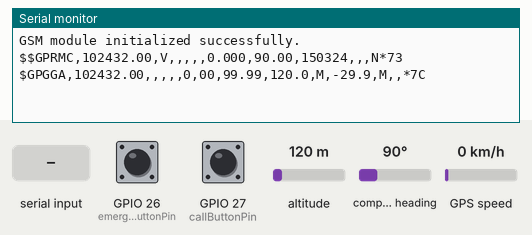
Simulated run of this sketch. Board: ESP32. Parts: the last lines printed to the serial monitor. The test bench sets the inputs (shaded band); at power-on: altitude 120 m, GPIO 26 (emergencyButtonPin) HIGH, compass heading 90°, GPIO 27 (callButtonPin) HIGH, GPS speed 0 km/h. The GPS gets a fix after 3 s at 37.7749, -122.4194 with 8 satellites; nothing arrives over Bluetooth unless stated; the modem accepts every AT command (registered, SIM ready, sends succeed) and sends nothing else.

Above: at 2.2 s.
2.3 s: altitude set to 500 m
At 3.8 s:
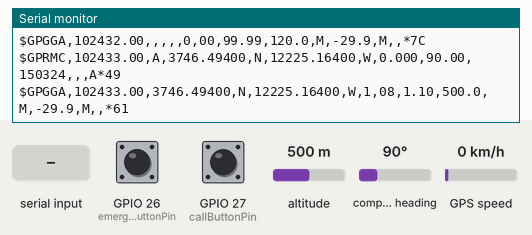
4.5 s: GPIO 26 (emergencyButtonPin) pulled LOW for 0.15 s
At 5.4 s:
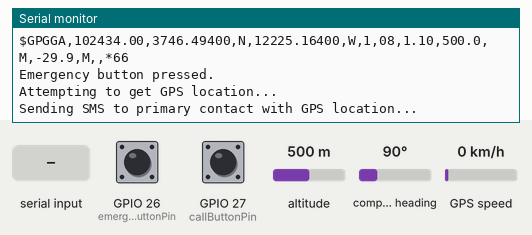
6.5 s: "ADD:" received over the second serial link
10.7 s: compass heading set to 269°
At 13.8 s:
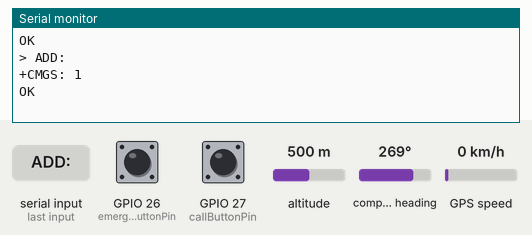
14.5 s: GPIO 27 (callButtonPin) pulled LOW for 0.15 s
At 15.4 s:
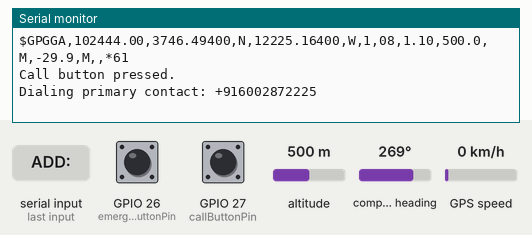
Timing chart, 0 to 17.5 s (numbered marks = the images above; inputs shaded):
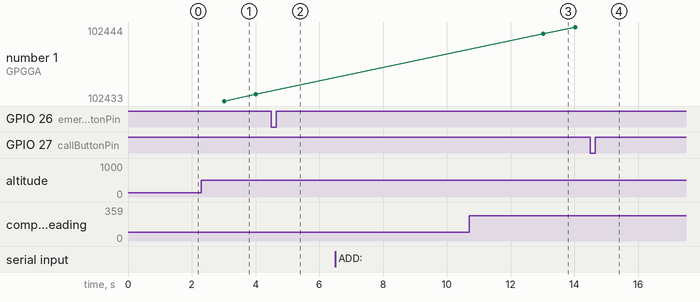

The sketch:

pookiecode.ino
```cpp
#include <Wire.h>
#include <BluetoothSerial.h>
#include <TinyGPS++.h>
#include <HardwareSerial.h>

// Initialize instances for Bluetooth, GPS, and GSM
BluetoothSerial SerialBT;
TinyGPSPlus gps;
HardwareSerial sim800(1); // Use UART1 for SIM800 on ESP32

// Define pins for the emergency and call buttons
const int emergencyButtonPin = 26; // Button for sending SMS
const int callButtonPin = 27;      // Button for making a call

// Primary emergency contact
String primaryContact = "+916002872225"; // Include country code for international format

// Contact list for additional contacts
String contacts[5]; // Store up to 5 additional contacts
int contactCount = 0;
bool emergencyActive = false;

// Initialize flags
bool isBluetoothConnected = false;
bool audioRecording = false;

void setup() {
  Serial.begin(115200);
  SerialBT.begin("ESP32_EmergencyDevice"); // Bluetooth device name
  sim800.begin(9600, SERIAL_8N1, 16, 17); // RX, TX pins for SIM800
  pinMode(emergencyButtonPin, INPUT_PULLUP);
  pinMode(callButtonPin, INPUT_PULLUP);

  if (checkGSMModule()) {
    Serial.println("GSM module initialized successfully.");
  } else {
    Serial.println("GSM module initialization failed. Please check connections.");
  }
}

void loop() {
  // Listen for Bluetooth commands
  if (SerialBT.available()) {
    handleBluetoothCommand(SerialBT.readString());
  }

  // Check emergency button press
  if (digitalRead(emergencyButtonPin) == LOW) {
    Serial.println("Emergency button pressed.");
    delay(500); // Debounce delay
    sendEmergencyAlert();
  }

  // Check call button press
  if (digitalRead(callButtonPin) == LOW) {
    Serial.println("Call button pressed.");
    delay(500); // Debounce delay
    makeEmergencyCall();
  }

  // Check GPS data
  while (sim800.available() > 0) {
    char c = sim800.read();
    Serial.print(c);  // Print raw GPS data for debugging
    gps.encode(c);    // Feed data to TinyGPS++
  }
}

// Check GSM module connectivity
bool checkGSMModule() {
  sim800.println("AT"); // Basic AT command to check connectivity
  delay(1000);
  if (sim800.find("OK")) {
    return true;
  }
  return false;
}

// Handle incoming Bluetooth commands for adding/deleting contacts
void handleBluetoothCommand(String command) {
  if (command.startsWith("ADD:")) {
    String newContact = command.substring(4);
    if (contactCount < 5) {
      contacts[contactCount++] = newContact;
      Serial.println("Contact added: " + newContact);
      sendConfirmation("Contact added: " + newContact);
    } else {
      sendConfirmation("Contact list full!");
    }
  } else if (command.startsWith("DELETE:")) {
    String contactToDelete = command.substring(7);
    deleteContact(contactToDelete);
  } else if (command.startsWith("LIST")) {
    listContacts();
  }
}

// Delete a contact by matching its phone number
void deleteContact(String phone) {
  bool found = false;
  for (int i = 0; i < contactCount; i++) {
    if (contacts[i] == phone) {
      for (int j = i; j < contactCount - 1; j++) {
        contacts[j] = contacts[j + 1];
      }
      contactCount--;
      found = true;
      Serial.println("Contact deleted: " + phone);
      sendConfirmation("Contact deleted: " + phone);
      break;
    }
  }
  if (!found) {
    sendConfirmation("Contact not found.");
  }
}

// List all contacts over Bluetooth
void listContacts() {
  SerialBT.println("Contacts:");
  for (int i = 0; i < contactCount; i++) {
    SerialBT.println(contacts[i]);
  }
}

// Send confirmation message over Bluetooth
void sendConfirmation(String message) {
  SerialBT.println(message);
}

// Send SMS with GPS location if available
void sendEmergencyAlert() {
  bool locationAvailable = false;
  int retryCount = 0;
  const int maxRetries = 20; // Increased retry count
  const int retryDelay = 2000; // 2-second delay

  Serial.println("Attempting to get GPS location...");

  while (retryCount < maxRetries) {
    if (gps.location.isValid()) {
      locationAvailable = true;
      break;
    }
    retryCount++;
    Serial.println("GPS location not available, retrying...");
    delay(retryDelay);
  }

  if (locationAvailable) {
    String message = "Emergency! Location: http://maps.google.com/maps?q=" +
                     String(gps.location.lat(), 6) + "," +
                     String(gps.location.lng(), 6);
    Serial.println("Sending SMS to primary contact with GPS location...");
    sendSMS(primaryContact, message);
    for (int i = 0; i < contactCount; i++) {
      sendSMS(contacts[i], message);
    }
    Serial.println("Emergency alert sent.");
  } else {
    Serial.println("GPS location not available after retries.");
  }
}

// Function to send SMS
void sendSMS(String number, String message) {
  sim800.println("AT+CMGF=1"); // Set SMS mode to text
  delay(1000);
  sim800.println("AT+CMGS=\"" + number + "\"");
  delay(1000);
  sim800.println(message);
  delay(1000);
  sim800.write(26); // ASCII code of CTRL+Z to send message
  delay(5000);
  Serial.println("SMS sent to: " + number);
}

// Function to make a call to the primary emergency contact
void makeEmergencyCall() {
  Serial.println("Dialing primary contact: " + primaryContact);
  sim800.println("ATD" + primaryContact + ";"); // Dial the contact number
  delay(30000); // Wait for 30 seconds (modify based on your needs)
  sim800.println("ATH"); // Hang up the call
  Serial.println("Call ended.");
}
```

Measured:
- after the input at 2.3 s, the serial monitor: prints a new line after 0.71 s (image 1)
- after the input at 4.5 s, the serial monitor: prints a new line at once (image 2)
- after the input at 10.7 s, the serial monitor: prints a new line after 2.3 s (image 3)
- after the input at 14.5 s, the serial monitor: prints a new line at once (image 4)
